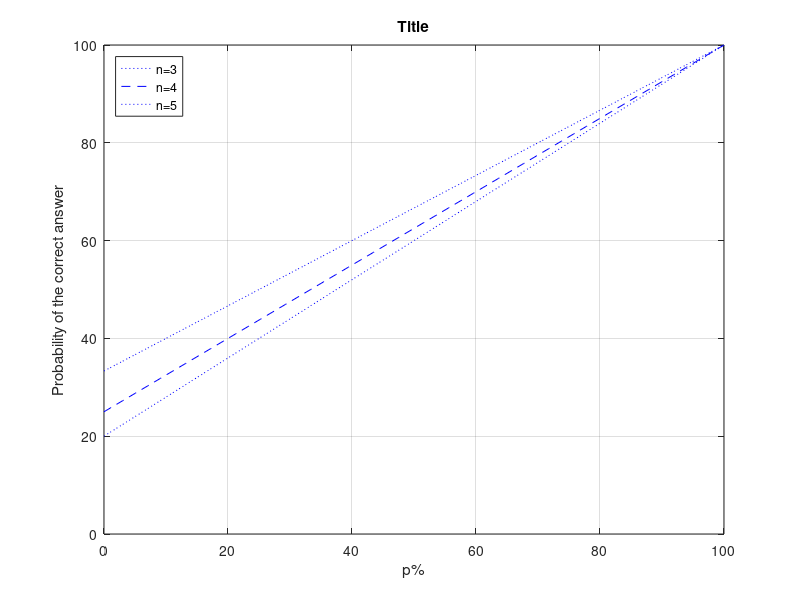
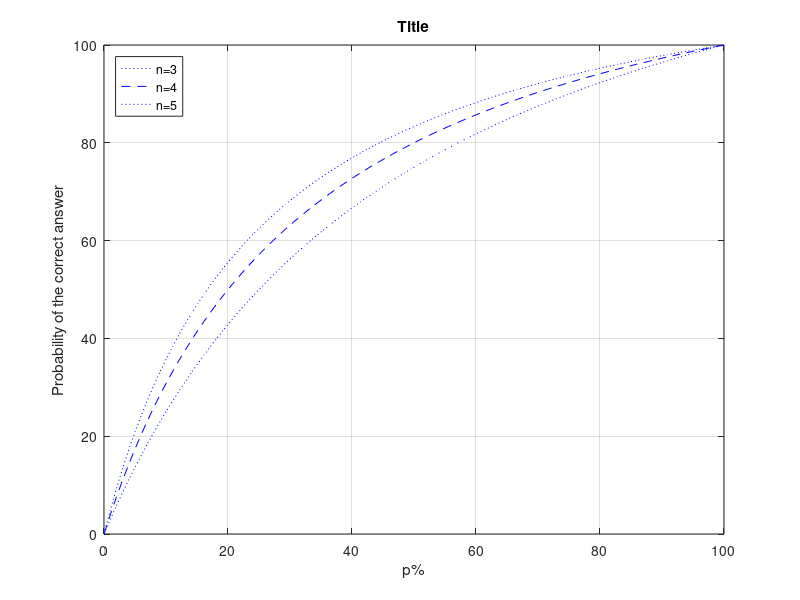

The MATLAB script that drew these images, in order:
%Consider a multiple-choice test such that each question has n multiple answers and only one is
%correct. Assume that the student has studied a percentage 𝑝 (with 0% ≤ 𝑝 ≤ 100%) of the test
%content. When a question addresses the content that the student has studied, he selects the right
%answer with 100% of probability. Otherwise, the student always selects randomly one of the n
%answers with a uniform distribution.

% 1a) When 𝑝 = 60% and 𝑛 = 4, determine the probability of the student to select the right
% answer. Answer: 70%
p = 0.6;
n = 4;
% P(E) = P(E|F1)P(F1) + P(E|F2)P(F2)
% = p + (1 – p)/m
pe = p + (1 - p)/n;
fprintf('Answer of 1a: %.0f%%\n', pe*100)

% 1b) When 𝑝 = 70% and 𝑛 = 5, determine the probability of the student to know the answer
% when he selects the right answer. Answer: 92.1%
p = 0.7;
n = 5;
% P(F1|E) = P(E|F1)P(F1) / P(E)
% = p m / [1 + (m – 1) p]
pf1e = p*n/[1+(n-1)*p];
fprintf('Answer of 1b: %.1f%%\n', pf1e*100)

% 1c) Draw a plot (with the same look as the plot below) with the probability of the student to
%select the right answer as a function of the probability 𝑝 (consider the number of multiple
%answers 𝑛 = 3, 4 and 5). What do you conclude from these results?
x = linspace(0,1,100);

% = x + (1 – p)/m

% For n = 3
n = 3;
y3 = x + (1/n * (1-x));
% For n = 4
n = 4;
y4 = x + (1/n * (1-x));
% For n = 5
n = 5;
y5 = x + (1/n * (1-x));
% Generate the figure
figure(1)
plot(x*100, y3*100, 'b:');
hold on;
plot(x*100, y4*100, 'b--');
hold on;
plot(x*100, y5*100, 'b:');
hold off
grid on, ylim([0,100]), title('Title'), xlabel('p%'),ylabel('Probability of the correct answer')
legend('n=3', 'n=4', 'n=5','Location', 'northwest')

% 1d) Draw a plot (with the same look as the plot below) with the probability of the student to
%know the answer when he selects the right answer as a function of the probability 𝑝
%(consider 𝑛 = 3, 4 and 5). What do you conclude from these results?

x = linspace(0,1,100);

% 1 * p / [p + (1 – p)/m]

% For n = 3
n = 3;
y3 = x ./ (x+(1-x)/n);
% For n = 4
n = 4;
y4 = x ./ (x+(1-x)/n);
% For n = 5
n = 5;
y5 = x ./ (x+(1-x)/n);
% Generate the figure
figure(2)
plot(x*100, y3*100, 'b:');
hold on;
plot(x*100, y4*100, 'b--');
hold on;
plot(x*100, y5*100, 'b:');
hold off
grid on, ylim([0,100]), title('Title'), xlabel('p%'),ylabel('Probability of the correct answer')
legend('n=3', 'n=4', 'n=5','Location', 'northwest')